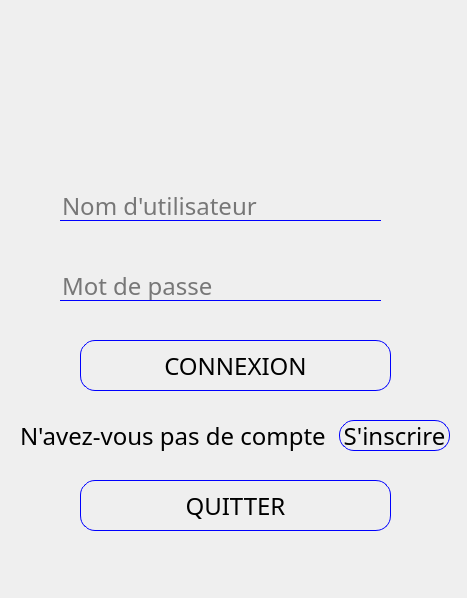
<?xml version="1.0" encoding="UTF-8"?>
<ui version="4.0">
 <class>Page_accueil</class>
 <widget class="QDialog" name="Page_accueil">
  <property name="geometry">
   <rect>
    <x>0</x>
    <y>0</y>
    <width>467</width>
    <height>598</height>
   </rect>
  </property>
  <property name="sizePolicy">
   <sizepolicy hsizetype="Fixed" vsizetype="Fixed">
    <horstretch>0</horstretch>
    <verstretch>0</verstretch>
   </sizepolicy>
  </property>
  <property name="minimumSize">
   <size>
    <width>467</width>
    <height>598</height>
   </size>
  </property>
  <property name="maximumSize">
   <size>
    <width>467</width>
    <height>598</height>
   </size>
  </property>
  <property name="windowTitle">
   <string>Page d'acceuil - MyChat</string>
  </property>
  <property name="styleSheet">
   <string notr="true">*
{
	font-family : century-gothic;
	font-size : 24px;
	color : black;
}


QDialog
{
	background : url(:/Images/background2.png);
}

QFrame
{
	background : transparent;
}

QToolButton
{
	background : red;
	border-radius: 60px;
}

QLabel
{
	color : black;;
	border : none;
}

QPushButton
{
	border : 1px solid blue;
	border-radius : 15px;
}

QLineEdit
{
	
	background :  transparent;
	border : none;
	border-bottom : 1px solid blue;
}

QPushButton:hover
{
	background : blue;
	color : white;
}</string>
  </property>
  <widget class="QFrame" name="frame">
   <property name="geometry">
    <rect>
     <x>10</x>
     <y>40</y>
     <width>441</width>
     <height>521</height>
    </rect>
   </property>
   <property name="frameShape">
    <enum>QFrame::StyledPanel</enum>
   </property>
   <property name="frameShadow">
    <enum>QFrame::Raised</enum>
   </property>
   <widget class="QPushButton" name="connexion">
    <property name="geometry">
     <rect>
      <x>70</x>
      <y>300</y>
      <width>311</width>
      <height>51</height>
     </rect>
    </property>
    <property name="text">
     <string>CONNEXION</string>
    </property>
   </widget>
   <widget class="QLineEdit" name="lineEdit_user">
    <property name="geometry">
     <rect>
      <x>50</x>
      <y>150</y>
      <width>321</width>
      <height>31</height>
     </rect>
    </property>
    <property name="text">
     <string/>
    </property>
    <property name="placeholderText">
     <string>Nom d'utilisateur</string>
    </property>
   </widget>
   <widget class="QLineEdit" name="lineEdit_pass">
    <property name="geometry">
     <rect>
      <x>50</x>
      <y>230</y>
      <width>321</width>
      <height>31</height>
     </rect>
    </property>
    <property name="text">
     <string/>
    </property>
    <property name="echoMode">
     <enum>QLineEdit::Password</enum>
    </property>
    <property name="placeholderText">
     <string>Mot de passe</string>
    </property>
   </widget>
   <widget class="QLabel" name="label_2">
    <property name="geometry">
     <rect>
      <x>10</x>
      <y>380</y>
      <width>311</width>
      <height>31</height>
     </rect>
    </property>
    <property name="text">
     <string>N'avez-vous pas de compte ? </string>
    </property>
   </widget>
   <widget class="QPushButton" name="Sinscrire">
    <property name="geometry">
     <rect>
      <x>329</x>
      <y>380</y>
      <width>111</width>
      <height>31</height>
     </rect>
    </property>
    <property name="text">
     <string>S'inscrire</string>
    </property>
   </widget>
   <widget class="QPushButton" name="connexion_2">
    <property name="geometry">
     <rect>
      <x>70</x>
      <y>440</y>
      <width>311</width>
      <height>51</height>
     </rect>
    </property>
    <property name="text">
     <string>QUITTER</string>
    </property>
   </widget>
  </widget>
 </widget>
 <layoutdefault spacing="6" margin="11"/>
 <resources/>
 <connections>
  <connection>
   <sender>connexion_2</sender>
   <signal>clicked()</signal>
   <receiver>Page_accueil</receiver>
   <slot>close()</slot>
   <hints>
    <hint type="sourcelabel">
     <x>303</x>
     <y>504</y>
    </hint>
    <hint type="destinationlabel">
     <x>398</x>
     <y>575</y>
    </hint>
   </hints>
  </connection>
 </connections>
</ui>
